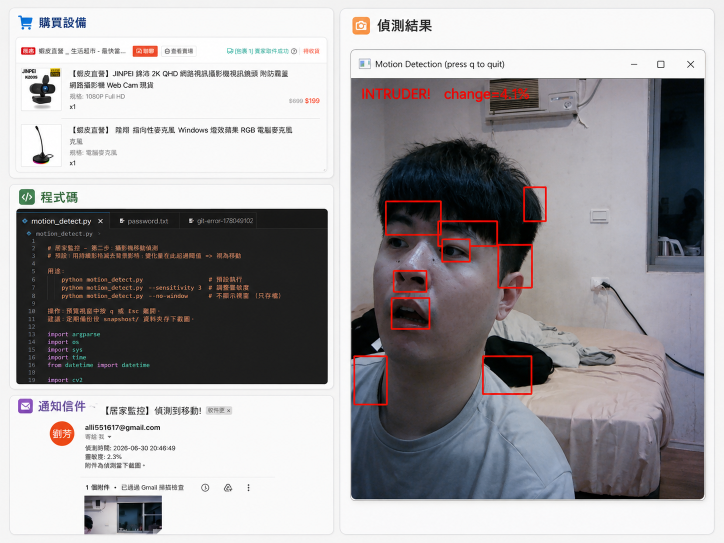
#> input picture main.png, 1448 x 1086 px, given in place of the camera (shown at 1/2 size)
$ python motion_detect.py
#> lines starting #> are read from the running program, lines starting #| are printed output that depends on the picture; after the words box and inside, x2 and y2 are one past the last pixel; in counts of white or black regions, pixels touching at a corner belong together
"""
居家監控 - 第二步:攝影機移動偵測
原理:用背景相減偵測畫面變化,變化區域占比超過門檻 -> 視為有入侵者。

用法:
    python motion_detect.py                 # 預設參數
    python motion_detect.py --sensitivity 3 # 越小越靈敏(變化占比門檻 %)
    python motion_detect.py --no-window     # 不顯示視窗(背景執行)

操作:預覽視窗中按 q 或 Esc 離開。
偵測到入侵時會在 snapshots/ 資料夾存下截圖。
"""

import argparse
import os
import sys
import threading
import time
from datetime import datetime

import cv2

from email_notify import send_email
from recorder import record_audio

# Windows 主控台(cp950)無法顯示 ✓✗⚠ 等符號,改用 UTF-8 輸出
try:
    sys.stdout.reconfigure(encoding="utf-8")
    sys.stderr.reconfigure(encoding="utf-8")
except Exception:
    pass


SNAPSHOT_DIR = "snapshots"
RECORDING_DIR = "recordings"
VIDEO_DIR = "videos"

# 避免同時開多個錄音(上一段還沒錄完又被觸發)
_recording_busy = threading.Lock()


def handle_intrusion(snapshot_path, ts, changed_pct, rec_seconds):
    """背景執行緒:先寄截圖信(立即),再錄音,最後寄錄音信。不阻塞主迴圈。"""
    # 1. 立即寄出截圖警報信
    send_email(
        subject="[居家安全檢測] 偵測到入侵!",
        body=f"偵測時間: {ts}\n畫面變化: {changed_pct:.1f}%\n附件為觸發當下截圖。",
        attachment_path=snapshot_path,
    )

    # 2. 錄音(若已有錄音進行中就略過,避免裝置衝突)
    wav_path = None
    if not _recording_busy.acquire(blocking=False):
        print("[錄音] 上一段錄音尚未結束,略過本次錄音")
        return
    try:
        os.makedirs(RECORDING_DIR, exist_ok=True)
        wav_path = os.path.join(
            RECORDING_DIR,
            datetime.now().strftime("audio_%Y%m%d_%H%M%S.wav"),
        )
        print(f"[錄音] 開始錄音 {rec_seconds} 秒 ...")
        record_audio(wav_path, rec_seconds)
        print(f"[錄音] ✓ 完成: {wav_path}")
    except Exception as e:
        print(f"[錄音] ✗ 錄音失敗: {e}")
        wav_path = None
    finally:
        _recording_busy.release()

    # 錄音僅存檔到 recordings/,暫不寄出


def main() -> int:
    parser = argparse.ArgumentParser(description="攝影機移動偵測")
    parser.add_argument("--camera-index", type=int, default=0, help="攝影機 index")
    parser.add_argument("--sensitivity", type=float, default=2.0,
                        help="觸發門檻:變化區域占畫面百分比(越小越靈敏),預設 2.0")
    parser.add_argument("--min-area", type=int, default=500,
                        help="忽略小於此像素面積的變化(過濾雜訊),預設 500")
    parser.add_argument("--cooldown", type=float, default=3.0,
                        help="兩次警報的最短間隔秒數,避免連續觸發,預設 3.0")
    parser.add_argument("--warmup", type=int, default=30,
                        help="啟動後先學習背景的影格數,期間不報警,預設 30")
    parser.add_argument("--no-window", action="store_true", help="不顯示預覽視窗")
    parser.add_argument("--no-save", action="store_true", help="不存截圖")
    parser.add_argument("--no-email", action="store_true",
                        help="關閉 Email 通知(預設開啟,偵測到入侵會寄信)")
    parser.add_argument("--email-cooldown", type=float, default=20.0,
                        help="兩封 Email 的最短間隔秒數,避免狂寄,預設 20")
    parser.add_argument("--no-video", action="store_true",
                        help="關閉入侵錄影(預設開啟)")
    parser.add_argument("--video-seconds", type=float, default=20.0,
                        help="入侵時錄影秒數,預設 20")
    args = parser.parse_args()

    cap = cv2.VideoCapture(args.camera_index, cv2.CAP_DSHOW)
    if not cap.isOpened():
        print(f"✗ 無法開啟攝影機 index={args.camera_index}")
        return 1

    if not args.no_save:
        os.makedirs(SNAPSHOT_DIR, exist_ok=True)

    # MOG2 背景相減器:會持續學習背景,移動物體會被標成前景
    backsub = cv2.createBackgroundSubtractorMOG2(
        history=500, varThreshold=40, detectShadows=True
    )

    print("移動偵測啟動中... (按 q 或 Esc 離開)")
    print(f"觸發門檻={args.sensitivity}%  最小面積={args.min_area}px  冷卻={args.cooldown}s")

    # 錄影用的影格率(DSHOW 有時讀不到,給合理預設)
    rec_fps = cap.get(cv2.CAP_PROP_FPS)
    if not rec_fps or rec_fps <= 0 or rec_fps > 60:
        rec_fps = 20.0

    frame_count = 0
    last_alert = 0.0
    last_email = 0.0
    video_writer = None   # 正在錄影時為 VideoWriter,否則 None
    video_end = 0.0       # 錄影結束的時間點

    while True:
        ok, frame = cap.read()
#> frame is the input picture: shape (1086, 1448, 3); mean B, G, R 161.3, 159, 161.6
        if not ok:
            print("✗ 讀取畫面失敗")
            break
        frame_count += 1

        # 前景遮罩
        fgmask = backsub.apply(frame)
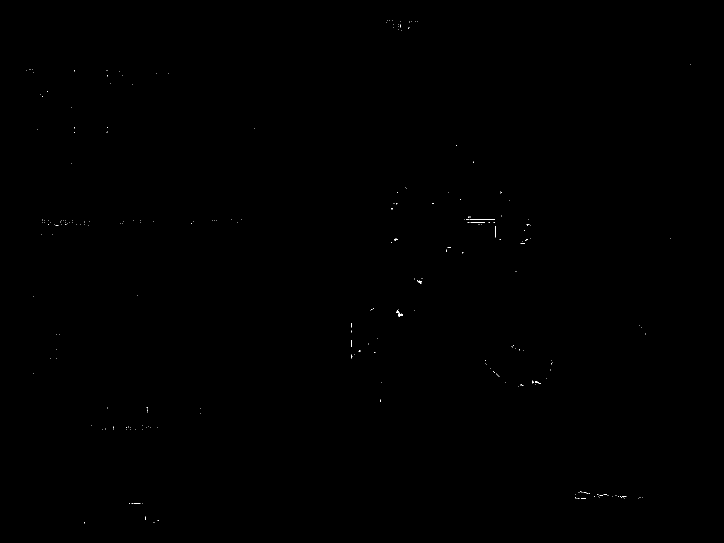
#> fgmask: shape (1086, 1448) (shown at 1/2 size); values 127 (black) and 255 (white), 0.05% white in thin lines or dots, all inside (x1, y1, x2, y2) = (53, 40, 1382, 1047)
        # 去掉陰影(127)只留實體前景(255),再做形態學去雜訊
        _, fgmask = cv2.threshold(fgmask, 200, 255, cv2.THRESH_BINARY)
        fgmask = cv2.medianBlur(fgmask, 5)
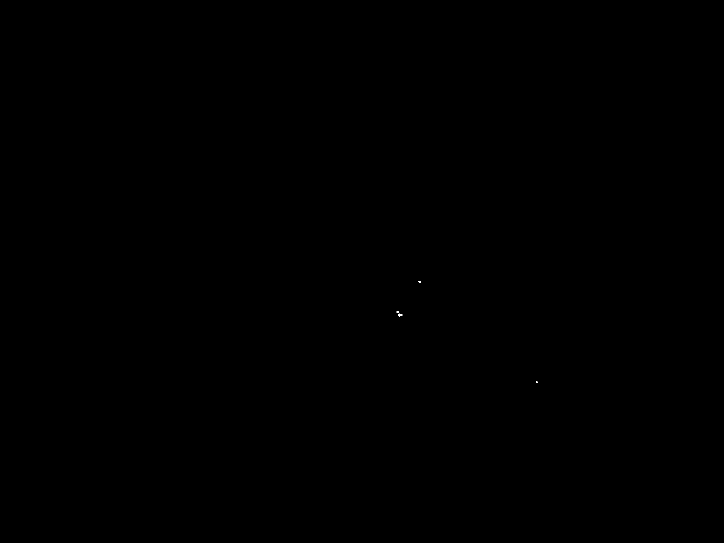
#> fgmask: shape (1086, 1448) (shown at 1/2 size); 0% white; 4 white regions (3 under 20 px), largest, box (x1, y1, x2, y2) and area: (797, 627, 805, 633) 33
        fgmask = cv2.dilate(fgmask, None, iterations=2)
#> fgmask: shape (1086, 1448); 0.02% white; 3 white regions

        # 找出變化區塊
        contours, _ = cv2.findContours(
            fgmask, cv2.RETR_EXTERNAL, cv2.CHAIN_APPROX_SIMPLE
        )
#> contours = 3 contours; box (x1, y1, x2, y2) and area: (791, 620, 807, 635) 136, (835, 560, 844, 568) 51, (1070, 761, 1078, 768) 40
        total_area = frame.shape[0] * frame.shape[1]
#> total_area = 1572528
        changed_area = 0
        boxes = []
        for c in contours:
            area = cv2.contourArea(c)
            if area < args.min_area:
                continue
            changed_area += area
            boxes.append(cv2.boundingRect(c))
#> this loop made 3 passes
#> area on passes 1 to 3: 40, 136, 51
#> after the loop, boxes = []; changed_area = 0

        changed_pct = (changed_area / total_area) * 100.0
#> changed_pct = 0

        # 暖機期間只學背景,不報警
        warming = frame_count <= args.warmup
        triggered = (not warming) and (changed_pct >= args.sensitivity)
#> triggered = False

        if triggered and (time.time() - last_alert) >= args.cooldown:
            last_alert = time.time()
            ts = datetime.now().strftime("%Y-%m-%d %H:%M:%S")
            print(f"[{ts}] ⚠ 偵測到移動! 變化={changed_pct:.1f}%")
            email_on = not args.no_email
            saved_path = None
            if not args.no_save or email_on:
                # 即使 --no-save,也需要檔案當附件,故一律先寫出
                saved_path = os.path.join(
                    SNAPSHOT_DIR,
                    datetime.now().strftime("motion_%Y%m%d_%H%M%S_%f.jpg"),
                )
                # 存原始畫面(不含標記框)
                cv2.imwrite(saved_path, frame)
                if not args.no_save:
                    print(f"          已存檔: {saved_path}")

            # 寄信 + 錄音都丟到背景執行緒,避免阻塞攝影機畫面(獨立冷卻)
            if email_on and (time.time() - last_email) >= args.email_cooldown:
                last_email = time.time()
                worker = threading.Thread(
                    target=handle_intrusion,
                    args=(saved_path, ts, changed_pct, args.email_cooldown),
                    daemon=True,
                )
                worker.start()

            # 開始錄影(若尚未在錄影才開新檔;一段結束後若仍有動靜會再開下一段)
            if not args.no_video and video_writer is None:
                os.makedirs(VIDEO_DIR, exist_ok=True)
                vpath = os.path.join(
                    VIDEO_DIR,
                    datetime.now().strftime("video_%Y%m%d_%H%M%S.mp4"),
                )
                h, w = frame.shape[:2]
                video_writer = cv2.VideoWriter(
                    vpath, cv2.VideoWriter_fourcc(*"mp4v"), rec_fps, (w, h)
                )
                video_end = time.time() + args.video_seconds
                print(f"          開始錄影 {args.video_seconds:.0f} 秒 -> {vpath}")

        # 錄影中:寫入當前(未標記)畫面,時間到就收檔
        if video_writer is not None:
            video_writer.write(frame)
            if time.time() >= video_end:
                video_writer.release()
                video_writer = None
                print("          ✓ 錄影完成")

        if not args.no_window:
            # 在預覽畫面上標記變化區塊
            for (x, y, w, h) in boxes:
                color = (0, 0, 255) if triggered else (0, 255, 0)
                cv2.rectangle(frame, (x, y), (x + w, y + h), color, 2)
#> this loop made 0 passes
            status = "WARMING UP" if warming else (
                "INTRUDER!" if triggered else "monitoring"
            )
#> status = 'WARMING UP'
            cv2.putText(frame, f"{status}  change={changed_pct:.1f}%",
                        (10, 30), cv2.FONT_HERSHEY_SIMPLEX, 0.7,
                        (0, 0, 255) if triggered else (0, 255, 0), 2)
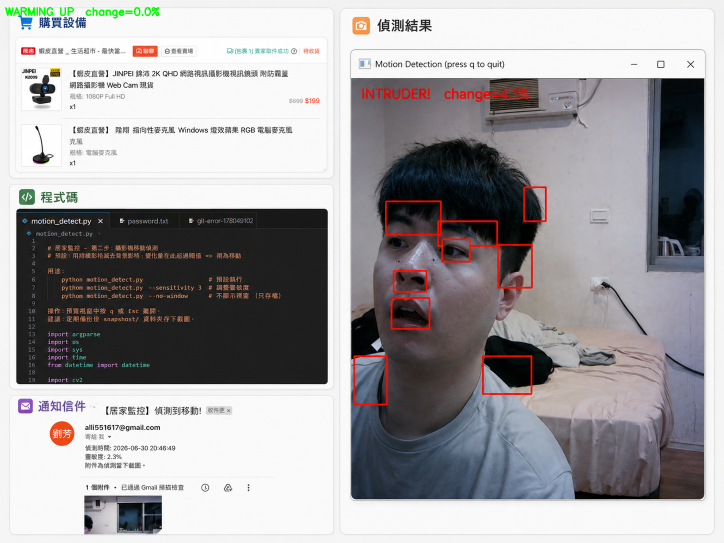
#> frame: shape (1086, 1448, 3) (shown at 1/2 size); 0.14% of pixels changed, all inside (x1, y1, x2, y2) = (10, 14, 319, 37)
            cv2.imshow("Motion Detection (press q to quit)", frame)
            key = cv2.waitKey(1) & 0xFF
#> (key q is pressed here)
            if key in (ord("q"), 27):
                break

    if video_writer is not None:
        video_writer.release()  # 收掉中途未完成的錄影
    cap.release()
    cv2.destroyAllWindows()
    print("已停止。")
    return 0


if __name__ == "__main__":
    sys.exit(main())
#> (the program exits here)
